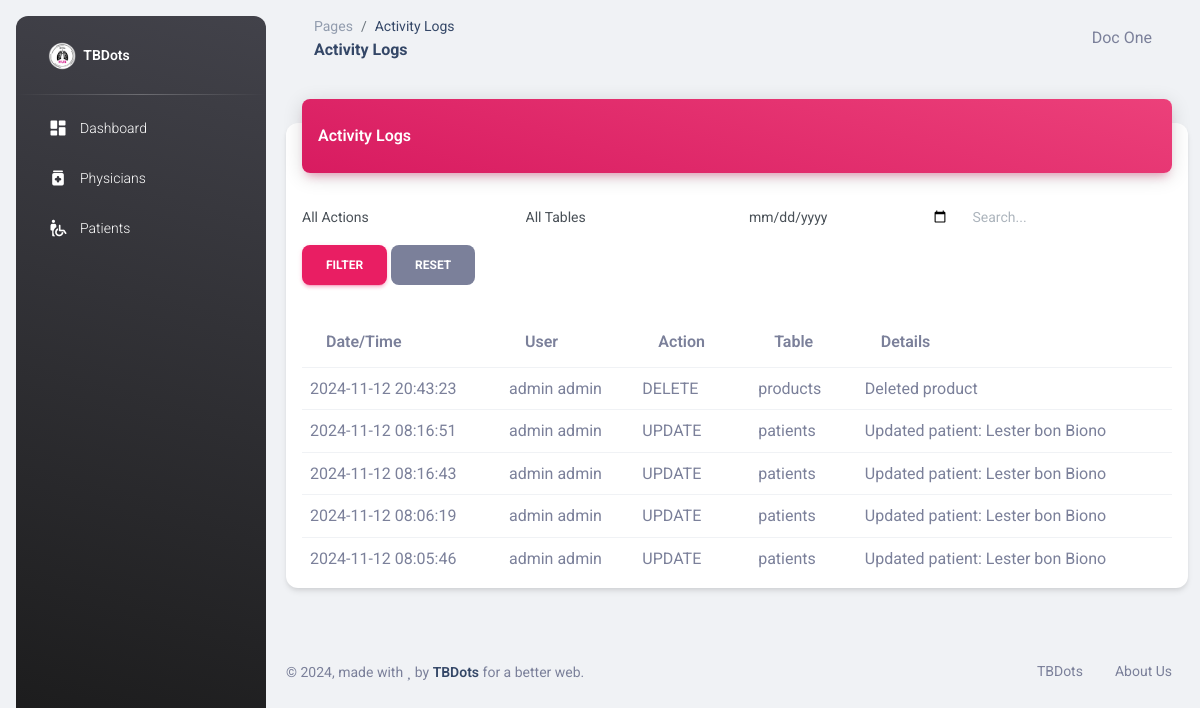
/activity_logs.php (signed in), run on an earlier commit of the app's database.
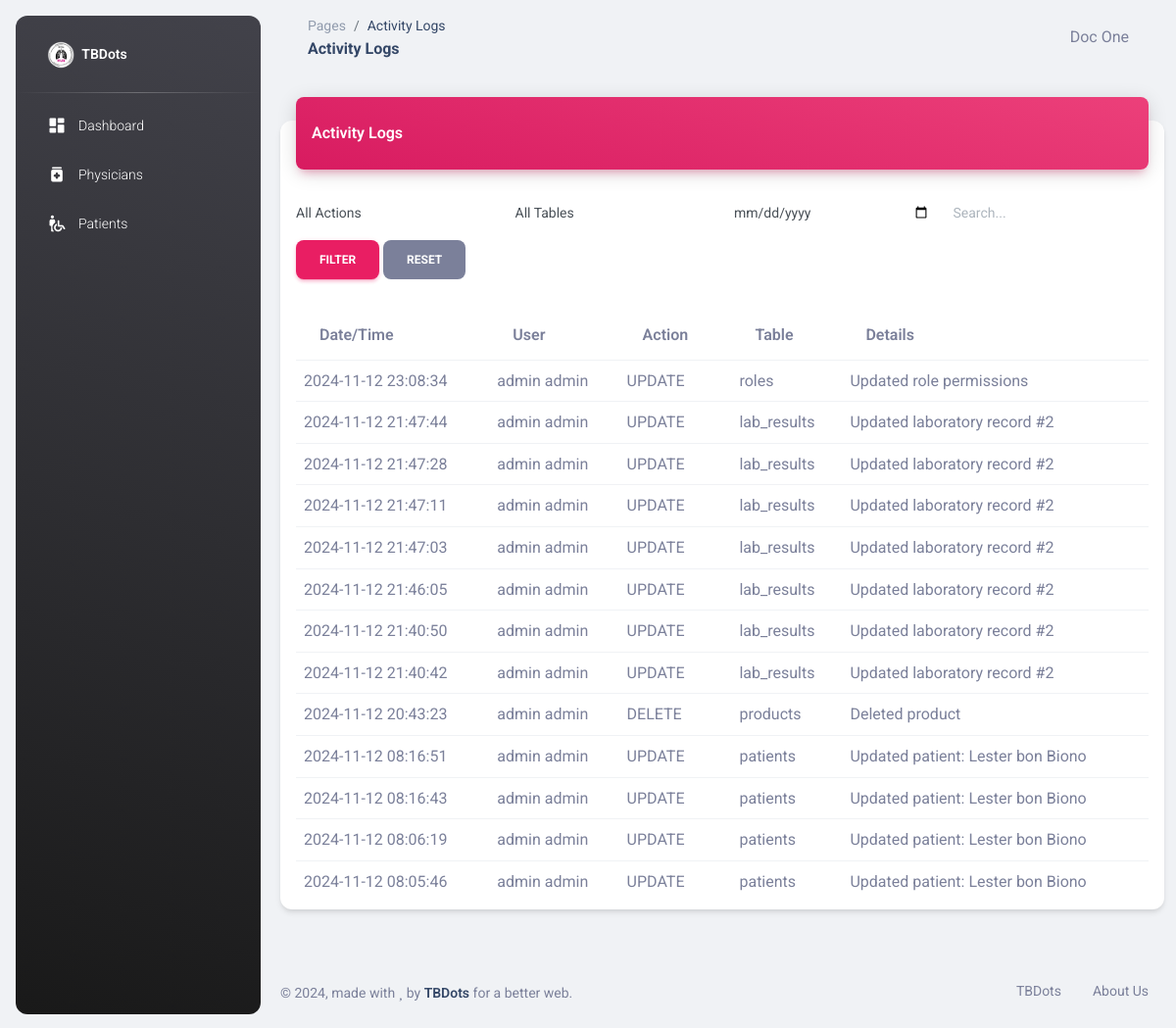
And on a later commit of the database.
### tables this page shows
CREATE TABLE IF NOT EXISTS `activity_logs` (
  `id` int NOT NULL AUTO_INCREMENT,
  `user_id` int NOT NULL,
  `action` enum('CREATE','UPDATE','DELETE') NOT NULL,
  `table_name` varchar(50) NOT NULL,
  `record_id` int NOT NULL,
  `details` text,
  `created_at` timestamp NOT NULL DEFAULT CURRENT_TIMESTAMP,
  PRIMARY KEY (`id`),
  KEY `FK_logs_user` (`user_id`),
  CONSTRAINT `FK_logs_user` FOREIGN KEY (`user_id`) REFERENCES `users` (`id`)
);

CREATE TABLE IF NOT EXISTS `users` (
  `id` int NOT NULL AUTO_INCREMENT,
  `username` varchar(50) NOT NULL,
  `password` text NOT NULL,
  `first_name` text NOT NULL,
  `last_name` text NOT NULL,
  `role` int NOT NULL DEFAULT '0',
  `updated_at` timestamp NOT NULL DEFAULT CURRENT_TIMESTAMP,
  `created_at` timestamp NOT NULL DEFAULT CURRENT_TIMESTAMP ON UPDATE CURRENT_TIMESTAMP,
  PRIMARY KEY (`id`),
  KEY `FK_users_roles` (`role`),
  CONSTRAINT `FK_users_roles` FOREIGN KEY (`role`) REFERENCES `roles` (`id`) ON DELETE CASCADE ON UPDATE CASCADE
);

### activity_logs.php (the view, shortened to what this page needs)
<?php
require_once "connection/db.php";
include_once('head.php');
$date_filter = $_GET['date'] ?? '';
$search = $_GET['search'] ?? '';
$query = "
    SELECT al.*, u.first_name, u.last_name
    FROM activity_logs al
    LEFT JOIN users u ON al.user_id = u.id
    WHERE 1=1
";
$query .= " ORDER BY al.created_at DESC";
$result = $conn->query($query);
?>
<body class="g-sidenav-show bg-gray-200">
  <?php include_once('sidebar.php'); ?>
  <main class="main-content position-relative max-height-vh-100 h-100 border-radius-lg">
    <?php include_once('navbar.php'); ?>
    <div class="container-fluid py-4">
      <div class="row">
        <div class="col-12">
          <div class="card my-4">
            <div class="card-header p-0 position-relative mt-n4 mx-3 z-index-2">
              <div class="bg-gradient-primary shadow-primary border-radius-lg pt-4 pb-3">
                <h6 class="text-white text-capitalize ps-3">Activity Logs</h6>
              </div>
            </div>
            <div class="card-body px-3 pb-2">
              <form method="GET" class="row mb-3">
                <div class="col-md-3">
                  <select name="action" class="form-control">
                    <option value="">All Actions</option>
                  </select>
                </div>
                <div class="col-md-3">
                  <select name="table" class="form-control">
                    <option value="">All Tables</option>
                  </select>
                </div>
                <div class="col-md-3">
                  <input type="date" name="date" class="form-control" value="<?= $date_filter ?>">
                </div>
                <div class="col-md-3">
                  <input type="text" name="search" class="form-control" placeholder="Search..." value="<?= $search ?>">
                </div>
                <div class="col-md-12 mt-2">
                  <button type="submit" class="btn btn-primary">Filter</button>
                  <a href="activity_logs.php" class="btn btn-secondary">Reset</a>
                </div>
              </form>
              <div class="table-responsive">
                <table class="table align-items-center mb-0">
                  <thead>
                    <tr>
                      <th>Date/Time</th>
                      <th>User</th>
                      <th>Action</th>
                      <th>Table</th>
                      <th>Details</th>
                    </tr>
                  </thead>
                  <tbody>
                    <?php while($row = $result->fetch_assoc()): ?>
                      <tr>
                        <td><?= date('Y-m-d H:i:s', strtotime($row['created_at'])) ?></td>
                        <td><?= htmlspecialchars($row['first_name'] . ' ' . $row['last_name']) ?></td>
                        <td><?= $row['action'] ?></td>
                        <td><?= $row['table_name'] ?></td>
                        <td><?= htmlspecialchars($row['details']) ?></td>
                      </tr>
                    <?php endwhile; ?>
                  </tbody>
                </table>
              </div>
            </div>
          </div>
        </div>
      </div>
    </div>
    <?php include_once('footer.php'); ?>
  </main>
</body>
</html>

### head.php (shortened to what this page needs)
<!DOCTYPE html>
<html lang="en">
<head>
  <link href="../assets/css/nucleo-icons.css" rel="stylesheet" />
  <link href="../assets/css/nucleo-svg.css" rel="stylesheet" />
  <link id="pagestyle" href="../assets/css/material-dashboard.css?v=3.1.0" rel="stylesheet" />
</head>
<?php
  $current_page = basename($_SERVER['REQUEST_URI']);
?>

### sidebar.php (shortened to what this page needs)
<aside class="sidenav navbar navbar-vertical navbar-expand-xs border-0 border-radius-xl my-3 fixed-start ms-3   bg-gradient-dark" id="sidenav-main">
    <div class="sidenav-header">
      <a class="navbar-brand m-0" href="dashboard.php">
        <img src="../assets/img/icons/logo.png" class="navbar-brand-img h-100" alt="main_logo">
        <span class="ms-1 font-weight-bold text-white">TBDots</span>
      </a>
    </div>
    <hr class="horizontal light mt-0 mb-2">
    <div class="collapse navbar-collapse  w-auto " id="sidenav-collapse-main">
      <ul class="navbar-nav">
        <li class="nav-item">
          <a class="nav-link text-white <?php if($current_page == 'dashboard.php') echo 'active bg-gradient-primary'; ?>" href="dashboard.php">
            <div class="text-white text-center me-2 d-flex align-items-center justify-content-center">
              <i class="material-icons opacity-10">dashboard</i>
            </div>
            <span class="nav-link-text ms-1">Dashboard</span>
          </a>
        </li>
        <?php if(isset($_SESSION['module']) && in_array(5, $_SESSION['module'])): ?>
        <li class="nav-item">
          <a class="nav-link text-white <?php if($current_page == 'physician.php') echo 'active bg-gradient-primary'; ?>" href="physician.php">
            <div class="text-white text-center me-2 d-flex align-items-center justify-content-center">
              <i class="material-icons opacity-10">medication</i>
            </div>
            <span class="nav-link-text ms-1">Physicians</span>
          </a>
        </li>
        <?php endif; ?>
        <?php if(isset($_SESSION['module']) && in_array(9, $_SESSION['module'])): ?>
        <li class="nav-item">
          <a class="nav-link text-white <?php if($current_page == 'patients.php') echo 'active bg-gradient-primary'; ?>" href="patients.php">
            <div class="text-white text-center me-2 d-flex align-items-center justify-content-center">
              <i class="material-icons opacity-10">wheelchair_pickup</i>
            </div>
            <span class="nav-link-text ms-1">Patients</span>
          </a>
        </li>
        <?php endif; ?>
      </ul>
    </div>
  </aside>

### navbar.php (shortened to what this page needs)
<nav class="navbar navbar-main navbar-expand-lg px-0 mx-4 shadow-none border-radius-xl" id="navbarBlur" data-scroll="true">
      <div class="container-fluid py-1 px-3">
        <nav aria-label="breadcrumb">
          <ol class="breadcrumb bg-transparent mb-0 pb-0 pt-1 px-0 me-sm-6 me-5">
            <li class="breadcrumb-item text-sm"><a class="opacity-5 text-dark" href="javascript:;">Pages</a></li>
            <li class="breadcrumb-item text-sm text-dark active" aria-current="page"><?php echo ucwords(str_replace('_', ' ', str_replace('.php', '', $current_page))) ?></li>
          </ol>
          <h6 class="font-weight-bolder mb-0"><?php echo ucwords(str_replace('_', ' ', str_replace('.php', '', $current_page))) ?></h6>
        </nav>
        <div class="collapse navbar-collapse mt-sm-0 mt-2 me-md-0 me-sm-4" id="navbar">
          <ul class="navbar-nav  justify-content-end">
            <li class="nav-item dropdown pe-2 d-flex align-items-center">
              <a href="javascript:;" class="nav-link text-body p-0" id="dropdownMenuButton" data-bs-toggle="dropdown" aria-expanded="false">
                <i class="fa fa-user me-sm-1"></i>
              </a>
              <?php echo $_SESSION['fullname']; ?>
            </li>
          </ul>
        </div>
      </div>
    </nav>

### footer.php (shortened to what this page needs)
<footer class="footer py-4  ">
    <div class="container-fluid">
        <div class="row align-items-center justify-content-lg-between">
        <div class="col-lg-6 mb-lg-0 mb-4">
            <div class="copyright text-center text-sm text-muted text-lg-start">
            © ,
            made with <i class="fa fa-heart"></i> by
            <a href="#" class="font-weight-bold" target="_blank">TBDots</a>
            for a better web.
            </div>
        </div>
        <div class="col-lg-6">
            <ul class="nav nav-footer justify-content-center justify-content-lg-end">
                <li class="nav-item">
                    <a href="#" class="nav-link text-muted" target="_blank">TBDots</a>
                </li>
                <li class="nav-item">
                    <a href="#/presentation" class="nav-link text-muted" target="_blank">About Us</a>
                </li>
            </ul>
        </div>
        </div>
    </div>
</footer>

What changed in the data, as far as the page shows it:
added activity_logs: created_at "2024-11-12 23:08:34", user.last_name "admin admin", action "UPDATE", table_name "roles", details "Updated role permissions"
added activity_logs: created_at "2024-11-12 21:47:44", user.last_name "admin admin", action "UPDATE", table_name "lab_results", details "Updated laboratory record #2"
added activity_logs: created_at "2024-11-12 21:47:28", user.last_name "admin admin", action "UPDATE", table_name "lab_results", details "Updated laboratory record #2"
added activity_logs: created_at "2024-11-12 21:47:11", user.last_name "admin admin", action "UPDATE", table_name "lab_results", details "Updated laboratory record #2"
added activity_logs: created_at "2024-11-12 21:47:03", user.last_name "admin admin", action "UPDATE", table_name "lab_results", details "Updated laboratory record #2"
added activity_logs: created_at "2024-11-12 21:46:05", user.last_name "admin admin", action "UPDATE", table_name "lab_results", details "Updated laboratory record #2"
added activity_logs: created_at "2024-11-12 21:40:50", user.last_name "admin admin", action "UPDATE", table_name "lab_results", details "Updated laboratory record #2"
added activity_logs: created_at "2024-11-12 21:40:42", user.last_name "admin admin", action "UPDATE", table_name "lab_results", details "Updated laboratory record #2"
